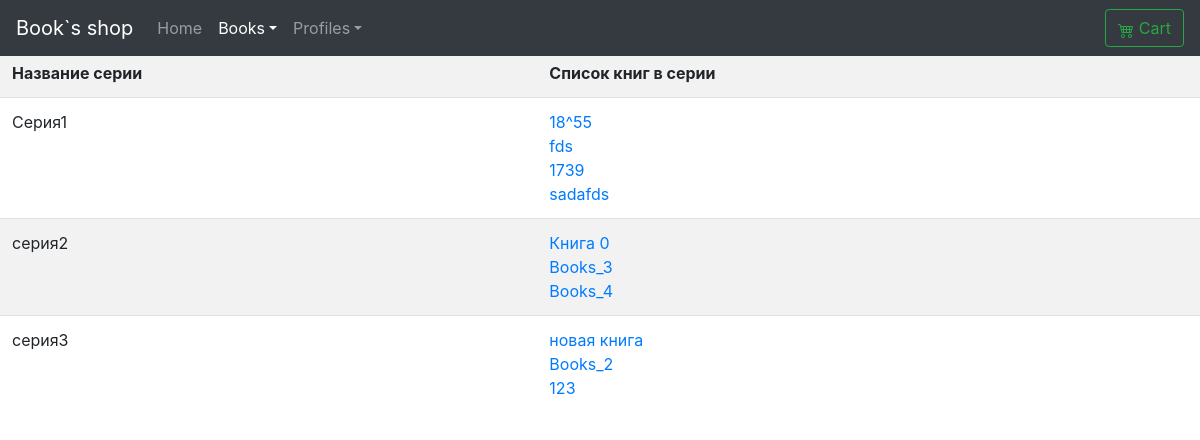
/books/series_list, run on an earlier commit of the app's database.
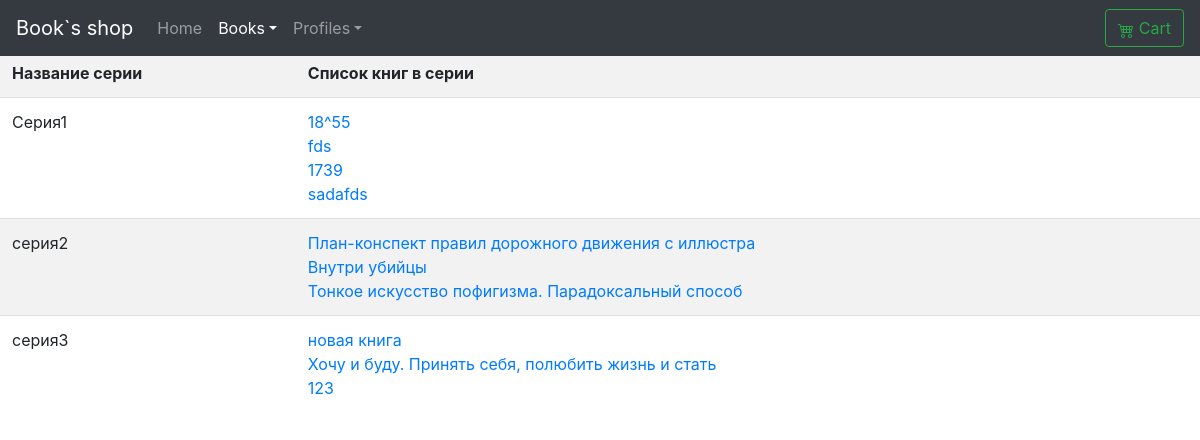
And on a later commit of the database.
### books/models.py (models this page shows)
class Books(models.Model):
    name=models.CharField(
        verbose_name="Имя книги",
        max_length=100
    )
    description = models.TextField(
        verbose_name='Описание книги',
        null=True,
        blank=True
    )
    picture=models.ImageField(
        verbose_name="Фото обложки",
        upload_to="books-pic",
        null=True,
        blank=True,
        default="books-pic/default.jpg"
    )
    price=models.DecimalField(
        verbose_name="Цена",
        max_digits=5,
        decimal_places=2,
        default=00.00
    )
    author=models.ManyToManyField(
        'Author',
        verbose_name="Автор",
        related_name="books_author"
    )
    series=models.ManyToManyField(
        'Series',
        verbose_name="Серия",
        related_name="series_books",
        null=True,
        blank=True,
    )
    genre=models.ManyToManyField(
        'Genre',
        verbose_name="Жанр",
        related_name="genre_books"
    )
    publishing_year=models.PositiveSmallIntegerField (
        verbose_name="Год издания",
        default=2020
    )
    count_page=models.IntegerField(
        verbose_name="Кол-во страниц",
        default=100
    )
    binging=models.ForeignKey(
        'Binging',
        verbose_name="Переплёт",
        on_delete=models.PROTECT,
        default=1
    )
    format_book=models.CharField(
        verbose_name="Формат",
        default="99x99",
        max_length=15
    )
    isbn=models.CharField(
        verbose_name="ISBN",
        default="999-1-88877-6",
        max_length=15
    )
    weight=models.PositiveSmallIntegerField(
        verbose_name="Вес(гр.)",
        default="100"
    )
    age_limit=models.CharField(
        verbose_name="Ограничение по возрасту",
        default="6+",
        max_length=3
    )
    publisher=models.ManyToManyField(
        'Publisher',
        verbose_name="Издательство",
        related_name="publisher_books"
    )
    count_book=models.IntegerField(
        verbose_name="Ко-во книг в наличии",
        default=10
    )
    availability=models.BooleanField(
        verbose_name="Наличие книги",
        default=True
    )
    rating=models.FloatField(
        verbose_name="Рейтинг",
        validators=[MinValueValidator(0), MaxValueValidator(10)],
        default=9
    )
    create=models.DateField(
        verbose_name="Дата внесения в каталог",
        auto_now=False,
        auto_now_add=True
    )
    update=models.DateField(
        verbose_name="Дата последнего изменения",
        auto_now=True,
        auto_now_add=False
    )
    user=models.ForeignKey(
        User,
        on_delete=models.PROTECT,
        default=2
    )
    def __str__(self):
        return f"{self.name}"

### books/views.py (the view)
# urls.py: path('series_list', views.SeriesList.as_view(),name='series_list'),
class SeriesList(ListView):
    model=Series
    template_name='series/se_list.html'

### books/templates/series/se_list.html (shortened to what this page needs)
{% extends "base.html" %}
{% load crispy_forms_tags %}
{%load my_tags %}
        {% block books_active %}
          <a class="nav-link dropdown-toggle active" href="{% url 'CRUDL_books:list' %}" id="dropdown01" data-toggle="dropdown" aria-haspopup="true" aria-expanded="true">Books</a>
          {% endblock books_active %}
    {% block main %}
        <table class="table table-striped" width="100%" >
                <tr>
                    <th>Название серии</th><th>Список книг в серии</th>
                </tr>
            {% for genre in object_list %}
                <tr>
                    <td>{{genre.name}}</td>
                    <td>
                    {% for books in genre.series_books.all %}
                        <a href="{% url 'CRUDL_books:detail' books.pk %}">{{books}}</a> <br>
                    {%endfor%}
                    </td>
                </tr>
        {% endfor %}
        </table>
{% endblock main %}

What changed in the data, as far as the page shows it:
changed Books: name "Книга 0" → "План-конспект правил дорожного движения с иллюстра"
changed Books: name "Books_3" → "Внутри убийцы"
changed Books: name "Books_4" → "Тонкое искусство пофигизма. Парадоксальный способ"
changed Books: name "Books_2" → "Хочу и буду. Принять себя, полюбить жизнь и стать"
